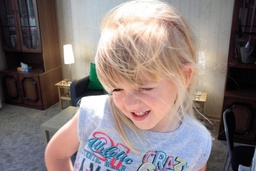
#> input picture img/img1.jpg, 256 x 171 px, shrunk from 1920 x 1280 before the run; its folder holds 7 pictures in this run
$ jupyter execute Example_2_little_girl.ipynb   (shell and % lines are left out)
#> lines starting #> are read from the running program, lines starting #| are printed output that depends on the picture; after the words box and inside, x2 and y2 are one past the last pixel; in counts of white or black regions, pixels touching at a corner belong together
[cell 1]
import numpy as np
import cv2
import matplotlib.pyplot as plt
# import plotly.express as px
import os
from  scipy import ndimage
IMAGES_FOLDER_PATH = "../img"

[cell 2]
img3 = cv2.imread(os.path.join(IMAGES_FOLDER_PATH, 'img1.jpg'))
#> img3 is the input picture: shape (171, 256, 3); mean B, G, R 121.2, 122.7, 134.7
img3 = cv2.cvtColor(img3, cv2.COLOR_BGR2RGB)
img3_gray = cv2.imread(os.path.join(IMAGES_FOLDER_PATH, 'img1.jpg'),0)
#> img3_gray: shape (171, 256); min 0, max 255, mean 126.1

tri3 = cv2.imread(os.path.join(IMAGES_FOLDER_PATH, 'tri1.jpg'),0)
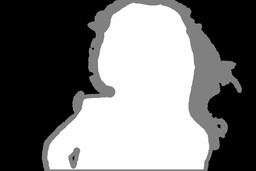
#> input picture img/tri1.jpg, 256 x 171 px, shrunk from 1920 x 1280 before the run
#> tri3 is the input picture: shape (171, 256); min 0, max 255, mean 118.9

print(img3.shape)
#| (171, 256, 3)
print(tri3.shape)
#| (171, 256)

[cell 3]
plt.figure(figsize = (20,15))

plt.subplot(131)
plt.imshow(img3)
plt.title('Original Image')
plt.subplot(132)
plt.imshow(tri3,cmap='gray')
plt.title('Trimap')
plt.subplot(133)
plt.imshow(img3_gray,cmap='gray')
plt.title('Grayscale')


plt.show()

[cell 4]
new_bg3 = cv2.imread(os.path.join(IMAGES_FOLDER_PATH, 'new_bg1.jpg'))
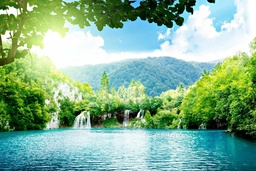
#> input picture img/new_bg1.jpg, 256 x 171 px, shrunk from 1920 x 1280 before the run
#> new_bg3 is the input picture: shape (171, 256, 3); mean B, G, R 146.6, 176.9, 133.3
new_bg3 = cv2.cvtColor(new_bg3, cv2.COLOR_BGR2RGB)
new_bg3 = new_bg3[:img3.shape[0],:img3.shape[1],:]
print(new_bg3.shape)
#| (171, 256, 3)
plt.imshow(new_bg3)
plt.title('New Background')
plt.show()

# Global Matting

Poisson Equation
$$\Delta \alpha = div (\frac{\nabla I}{F-B})$$
where, $\Delta = (\frac{\partial^2}{\partial x^2},\frac{\partial^2}{\partial y^2})$
is Laplacian Operator and div is divergence opertor

We solve this Poisson Equation using Gauss Siedel Iteration with overrealaxation method which is,

Given,  $$ \frac{\partial^2 f}{\partial x^2}+\frac{\partial^2 f}{\partial y^2} = S$$
$$ {f_{i,j}}^{(n+1)} = \frac{\beta}{4}({f_{i+1,j}}^{(n)} + {f_{i-1,j}}^{(n+1)}) + {f_{i,j+1}}^{(n)} + {f_{i,j-1}}^{(n+1)} - S_{i,j}) + (1-\beta){f_{i,j}}^{(n)}$$
where, $\beta$ lies in the range (1,2)

[cell 5]
mask_bg = (tri3<10)
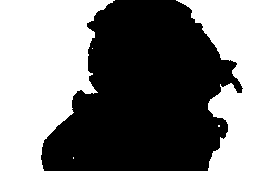
#> mask_bg: shape (171, 256) bool; 45.8% white; 5 white regions (3 under 20 px), largest, box (x1, y1, x2, y2) and area: (0, 0, 115, 171) 12988, (176, 0, 256, 171) 7037
mask_fg = (tri3>245)
#> mask_fg: shape (171, 256) bool; 38.9% white; 1 white region, box (x1, y1, x2, y2) and area: (48, 3, 209, 169) 17046
mask_unknown = (np.bitwise_and(tri3>=10,tri3<=245))
#> mask_unknown: shape (171, 256) bool; 15.3% white; 1 white region, box (x1, y1, x2, y2) and area: (41, 0, 243, 171) 6698

fg = img3_gray*(mask_fg)
bg = img3_gray*(mask_bg)
unknown = img3_gray*mask_unknown

[cell 6]
plt.figure(figsize = (12,10))
plt.subplot(221)
plt.imshow(mask_fg,cmap='gray')
plt.subplot(222)
plt.imshow(fg,cmap='gray')
plt.show()

plt.figure(figsize = (12,10))
plt.subplot(221)
plt.imshow(mask_bg,cmap='gray')
plt.subplot(222)
plt.imshow(bg,cmap='gray')
plt.show()

plt.figure(figsize = (12,10))
plt.subplot(221)
plt.imshow(mask_unknown,cmap='gray')
plt.subplot(222)
plt.imshow(unknown,cmap='gray')
plt.show()

[cell 7]
F = img3_gray*(mask_fg+mask_unknown)
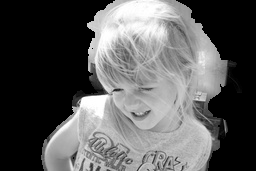
#> F: shape (171, 256); min 0, max 255, mean 90.7
B = img3_gray*(mask_bg+mask_unknown)
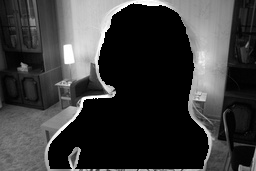
#> B: shape (171, 256); min 0, max 255, mean 58.6

diff = np.minimum(np.maximum(F-B,0),255)

diff = ndimage.filters.gaussian_filter(diff, 0.9)
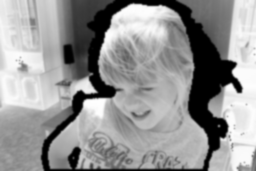
#> diff: shape (171, 256); min 0, max 254, mean 148.2
diff = np.minimum(np.maximum(diff,0),255)

plt.imshow(F,cmap='gray')
plt.show()
plt.imshow(B,cmap='gray')
plt.show()
# IF possible add a personal Gaussian filter in the next line
# diff = cv2.GaussianBlur(diff,(5,5),cv2.BORDER_DEFAULT)

[cell 8]
grad_y,grad_x = np.gradient(img3_gray)

# ###################### Doubtful line
diff[diff==0] = 1
#> diff: shape (171, 256); 9.49% of pixels changed, all inside (x1, y1, x2, y2) = (43, 0, 240, 171)

d2y_alpha, _ = np.gradient(grad_y/diff)
_, d2x_alpha = np.gradient(grad_x/diff)
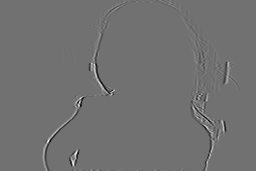
#> d2x_alpha: shape (171, 256) float64; min -48.25, max 60, mean 0; drawn with min black and max white

[cell 9]
d2alpha = d2y_alpha + d2x_alpha

[cell 10]
estimate_alpha = mask_fg + 0.5*mask_unknown
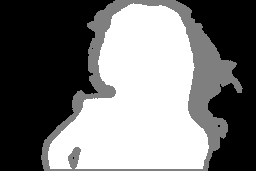
#> estimate_alpha: shape (171, 256) float64; min 0, max 1, mean 0.466

[cell 11]
def global_alpha_matting(alpha,d2alpha,unknown_seg,iters = 75, threshold = 0.2, beta = 1.5):
#> called with iters = 90, threshold = 0.3, beta = 1
    prev_alpha = np.zeros(alpha.shape)
    diff = np.sum(np.abs(prev_alpha-alpha))
#> diff = 20395

    for _ in range(iters):
        diff = np.sum(np.abs(prev_alpha-alpha))
        if diff < threshold:
            break
        for i in range(1,alpha.shape[0]-1):
            for j in range(1,alpha.shape[1]-1):
                if unknown_seg[i,j]!=0 :
                    alpha[i,j] = ((beta*(alpha[i,j-1]+alpha[i-1,j]+prev_alpha[i,j+1]+prev_alpha[i+1,j] - d2alpha[i,j])/4) + (1-beta)*prev_alpha[i,j])
#> this loop made 90 passes
#> diff on passes 1 to 12: 20395, 36633.4, 36633.4, 36633.4, 36633.4, 36633.4, 36633.4, 36633.4, 36633.4, 36633.4, 36633.4, 36633.4
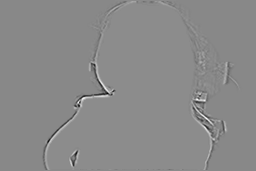
#> alpha: shape (171, 256) float64; min -32.83, max 28.72, mean 0.4; drawn with min black and max white

    return alpha

[cell 12]
alpha = global_alpha_matting(estimate_alpha,d2alpha,mask_unknown, iters= 90, threshold = 0.3, beta = 1)
alpha = np.minimum(np.maximum(alpha,0),1)

[cell 13]
plt.imshow(alpha,cmap='gray')
plt.title('Estimated matte through poisson matting')
plt.show()

# Alpha blending

### I = α F + (1 − α )B

[cell 14]
new_img = np.zeros(new_bg3.shape)
new_img[:,:,0] = alpha*img3[:,:,0] + (1-alpha)*new_bg3[:,:,0]
new_img[:,:,1] = alpha*img3[:,:,1] + (1-alpha)*new_bg3[:,:,1]
new_img[:,:,2] = alpha*img3[:,:,2] + (1-alpha)*new_bg3[:,:,2]
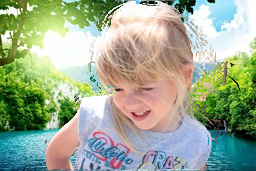
#> new_img: shape (171, 256, 3) float64; mean R, G, B 157.5, 171, 146.3

plt.imshow(np.int64(new_img),cmap='gray')
plt.title('new image')
plt.show()
